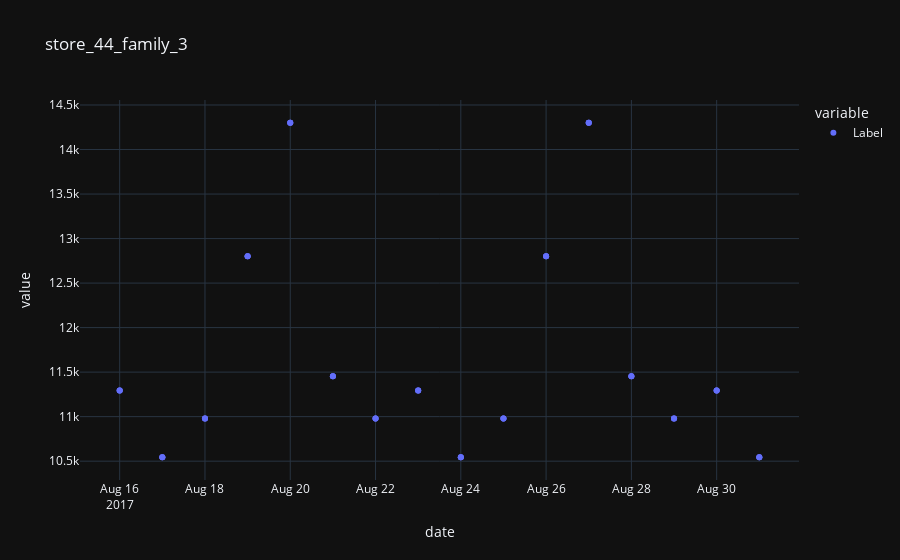
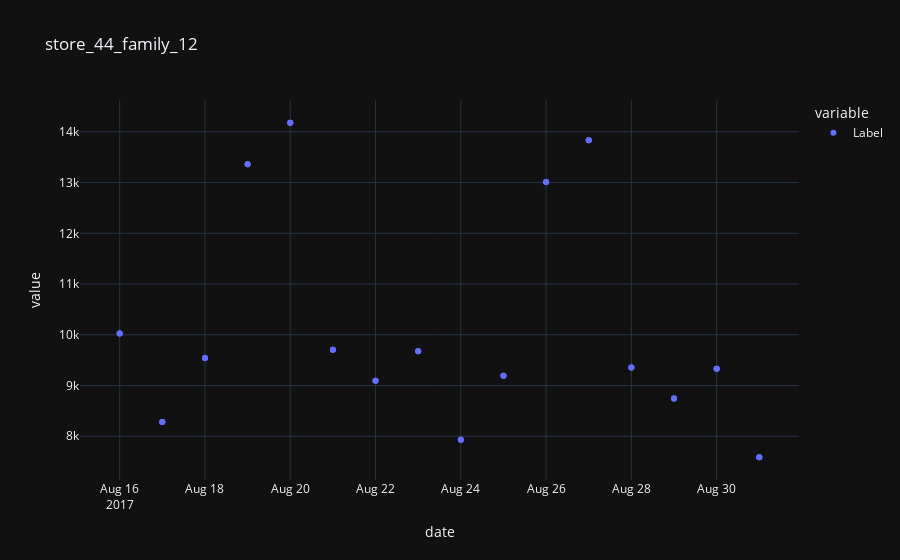
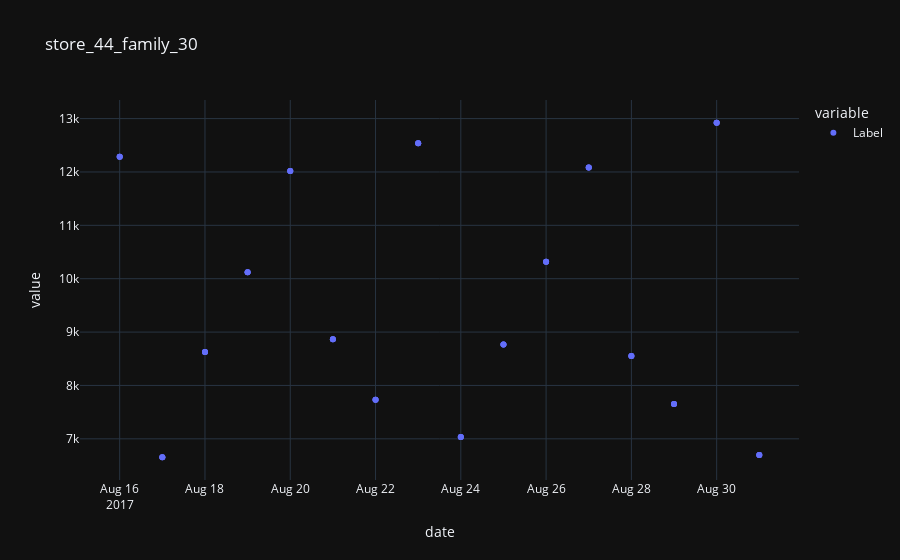

These figures' notebook cell, in order:
### Code cell
for i in concat_sub['time_series'].unique():
    sub_df = concat_sub[concat_sub['time_series'] == i]
    
    fig = px.scatter(sub_df, x = sub_df.index, y = ['Label'], title = i, template = 'plotly_dark')
    fig.show()
